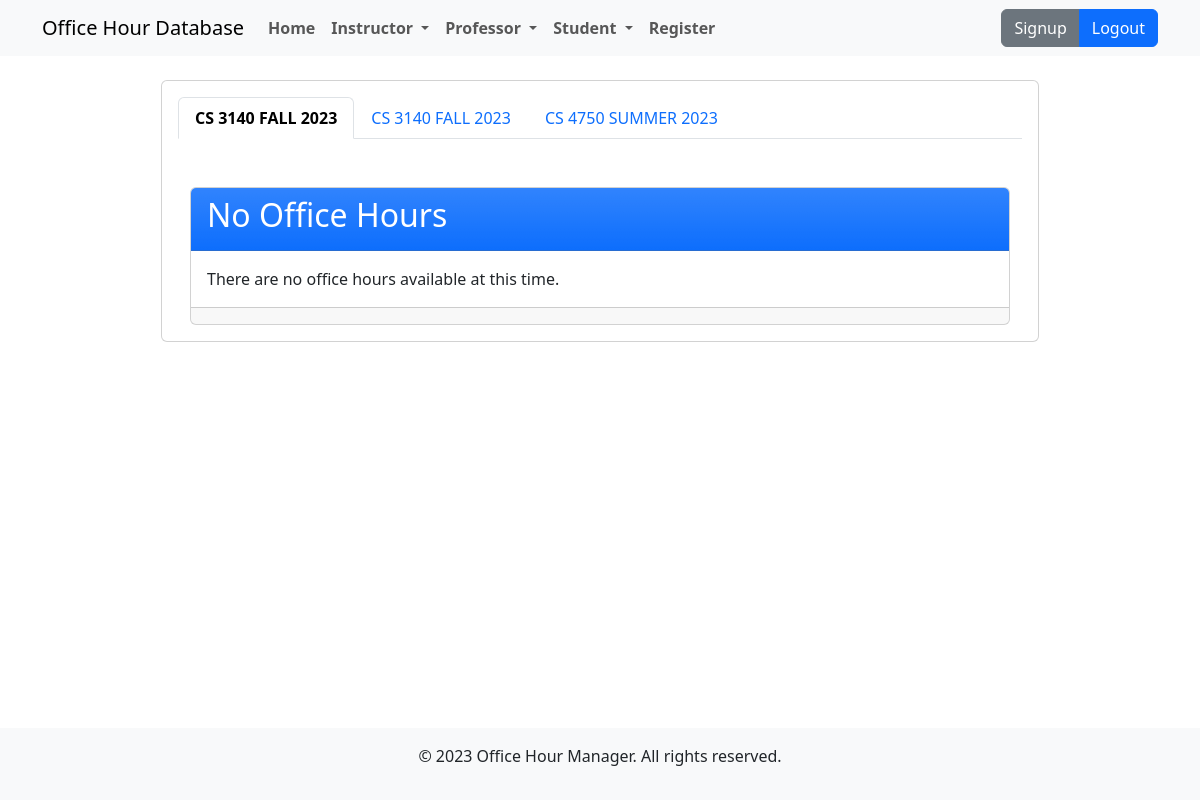
/student/office-hours/list/ (signed in), run on the app's committed database.
### website/models/core_models.py (models this page shows, shortened)
class AutoValidateMixin:
    def save(self, **kwargs):
        def has_and_callable(obj, name):
            return hasattr(obj, name) and callable(getattr(obj, name))
        if has_and_callable(super(), 'full_clean') and has_and_callable(super(), 'save'):
            full_clean = getattr(super(), 'full_clean')
            save = getattr(super(), 'save')
            full_clean()
            save(**kwargs)
        else:
            raise AttributeError('Error! The object does not have a save() or full_clean() method'
                                 'Please ensure that the mixin is the first item in the inheritance hierarchy.')

class Class(AutoValidateMixin, models.Model):
    class_course = models.ForeignKey(Course, on_delete=models.CASCADE)
    class_semester = models.ForeignKey(Semester, on_delete=models.CASCADE)
    def __str__(self):
        return f'{self.class_course.course_subject} {self.class_course.course_catalog_number} {self.class_semester}'
    def get_active_ohs(self):
        return OfficeHourSession.objects.filter(
            ohs_class=self,
            ohs_status__in=[OHSStatus.OPEN, OHSStatus.AWAY],
            ohs_start_time__lte=timezone.now(),
            ohs_end_time__gt=timezone.now(),
        )

class Course(AutoValidateMixin, models.Model):
    course_subject = models.CharField(max_length=8)
    course_catalog_number = models.CharField(max_length=4)
    class Meta:
        constraints = [
            models.constraints.UniqueConstraint(
                fields=['course_subject', 'course_catalog_number'],
                name='unique_course'
            )
        ]

class Semester(AutoValidateMixin, models.Model):
    semester_name = models.CharField(max_length=8, choices=SemesterChoices.choices)
    semester_year = models.IntegerField()
    class Meta:
        constraints = [
            models.constraints.UniqueConstraint(
                fields=['semester_name', 'semester_year'],
                name='unique_semester'
            )
        ]
    def __str__(self):
        return f'{self.semester_name} {self.semester_year}'

### website/views/student_views.py (the view)
# urls.py: path('student/office-hours/list/', website_views.student_ohs_list,
@student_or_superuser_required()
def student_ohs_list(request):
    registration = Registration.objects.filter(reg_user=request.user, reg_type=RegistrationType.STUDENT)
    classes = [reg.reg_class for reg in registration]
    return render(request, 'website/student/ohs-list.html', {'classes': classes})

### templates/website/student/ohs-list.html (shortened to what this page needs)
{% extends 'website/component/base.html' %}
{% block content %}
  <section x-cloak class="card m-4" x-data="{selectedCourse: {{ classes.0.id }}}">
    <div class="card-body">
      <ul class="nav nav-tabs" id="tab-bar" role="tablist">
        {% for class in classes %}
            <li class="nav-item" role="presentation">
              <button class="nav-link {% if forloop.first %}active{% endif %}"
                      id="class{{ class.id }}-tab"
                      data-bs-toggle="tab" data-bs-target="#class{{ class.id }}"
                      type="button" role="tab"
                      @click="selectedCourse = {{ class.id }}"
                      :class="{'fw-bold': selectedCourse == {{ class.id }}}"
                      aria-controls="class{{ class.id }}" aria-selected="{{ forloop.first }}">
              {{ class }}
              </button>
            </li>
        {% endfor %}
      </ul>
      <div class="tab-content" id="tab-bar-content">
        {% for class in classes %}
          <div class="tab-pane fade {% if forloop.first %}show active{% endif %}"
               id="class{{ class.id }}" role="tabpanel"
               aria-labelledby="class{{ class.id }}-tab">
          {% with class as class %}
            {% include 'website/student/ohs-for-class.html' %}
          {% endwith %}
          </div>
        {% endfor %}
      </div>
    </div>
  </section>
{% endblock content %}

### templates/website/student/ohs-for-class.html
<div class="container">
  <div class="row">
    {% with class.get_active_ohs as office_hours %}
      {% if office_hours %}
        {% for ohs in office_hours %}
          <section class="container mt-5 col-md-4">
            <div class="card">
              <div class="card-header bg-primary bg-gradient text-white">
                {% with  ohs.ohs_instructor.instructor_user as instructor %}
                <h3>{{ instructor.first_name }} {{ instructor.last_name }}:</h3>
                {% endwith %}
              </div>
              <div class="card-body">
                <div class="mb-3">
                  <p>Runs from: <b>{{ ohs.ohs_start_time.time }} till {{ ohs.ohs_end_time.time }}</b></p>
                </div>
                <hr>
                <div class="mb-3">
                  <p>Location: <b>{{ ohs.ohs_location.location_name }}</b></p>
                </div>
                <hr>
                <div class="mb-3">
                  <p>Status: <b>{{ ohs.ohs_status|lower|capfirst }}</b></p>
                </div>
              </div>
              <div class="card-footer d-flex justify-content-center">
                <a href="{% url 'website:student-ohq-create' ohs.id %}" class="btn btn-primary flex-grow-1">Join</a>
              </div>
            </div>
          </section>
        {% endfor %}
      {% else %}
        <section class="container mt-5 col-md-12">
          <div class="card">
            <div class="card-header bg-primary bg-gradient text-white">
              <h2 class="card-title">No Office Hours</h2>
            </div>
            <div class="card-body">
              There are no office hours available at this time.
            </div>
            <div class="card-footer"></div>
          </div>
        </section>
      {% endif %}
    {% endwith %}
  </div>
</div>

### static/website/css/base.css (style rules this page uses)
body { min-height: 100vh; display: flex; flex-direction: column; }

### data on the page
Class: class_course+class_semester "CS 3140 FALL 2023"
Class: class_course+class_semester "CS 3140 FALL 2023"
Class: class_course+class_semester "CS 4750 SUMMER 2023"
